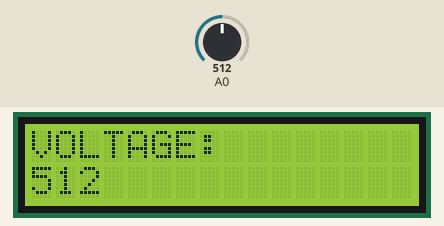
This sketch was run on a simulated Arduino Uno, built with avr-gcc and run on an emulated ATmega328P. Shown: 16×2 character LCD. Inputs (shaded band) come from the test bench; at power-on: A0 = 512.

Above: at 1.26 s.
1.3 s: A0 set to 716
At 1.52 s:
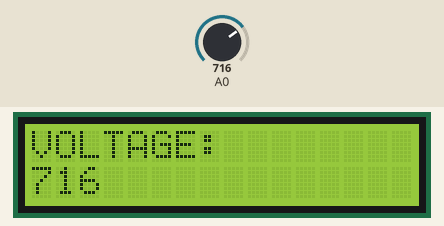
4.3 s: A0 set to 900
At 4.54 s:
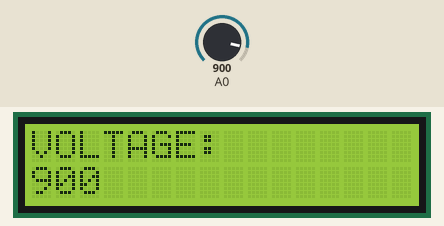
5.8 s: A0 set to 1023
At 6.41 s:
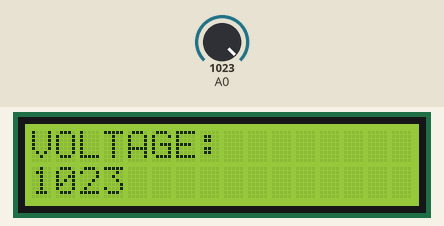
Timing chart, 0 to 8.8 s (numbered marks = the images above; inputs shaded):
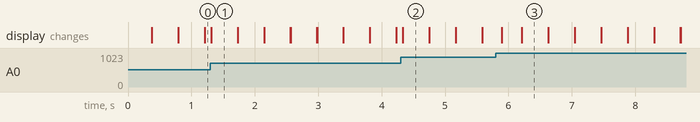

Measured:
- after the input at 1.3 s, the display: changes at once (image 1)
- after the input at 4.3 s, the display: changes at once (image 2)
- after the input at 5.8 s, the display: changes after 0.10 s (image 3)
- what the display in image 1 shows lasts 0.4 s, from 1.3 s to 1.7 s

The sketch:

_1_LCD_POTENTIOMETER_analog_voltage_varying_in_digital.ino
```cpp
#include<LiquidCrystal.h>
LiquidCrystal lcd(7,6,5,4,3,2);
void setup() {
  // put your setup code here, to run once:
pinMode(A0,INPUT);
lcd.begin(16,2);
}

void loop() {
  // put your main code here, to run repeatedly:
int x;
x=analogRead(A0);
lcd.setCursor(0,0);
lcd.print("VOLTAGE:");
lcd.setCursor(0,1);
lcd.print(x);
delay(100);
lcd.clear();
}
```
